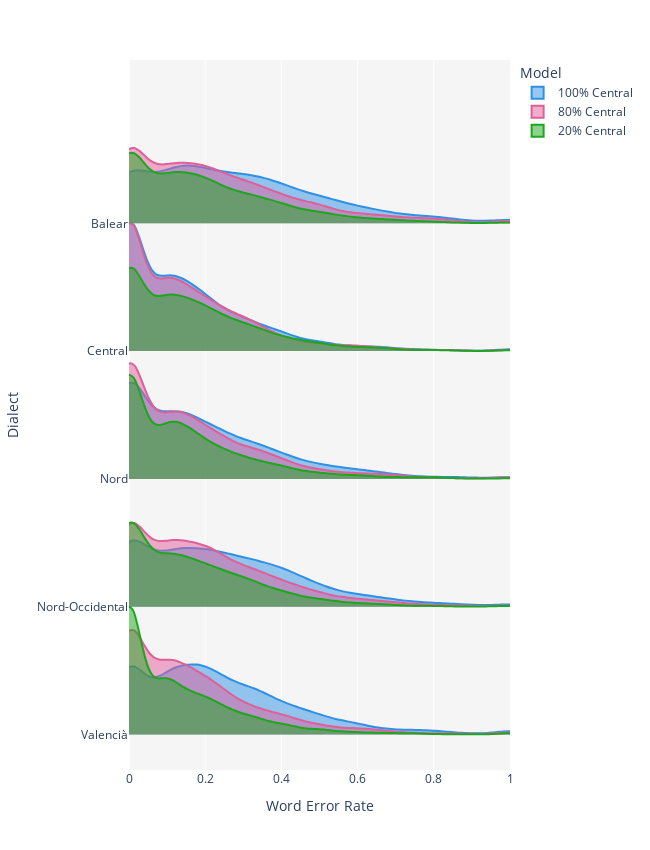

Source (notebook cell):
### Code cell
fig = px.violin(combined_df,y="Dialect",x="Word Error Rate",color="Model",points=False,
          violinmode="overlay",orientation="h",width=650,height=850,
          color_discrete_sequence=px.colors.qualitative.Dark24,labels={'balear':'Balear',
                                                                       'central':'Central',
                                                                       'nord':'Nord',
                                                                       'nord-occidental':'Nord-Occidental',
                                                                       'valencià':'Valencià'}).update_traces(side="positive", width=2)
fig.update_xaxes(range = [0,1])
fig.update_yaxes(labelalias={'balear':'Balear',
                            'central':'Central',
                            'nord':'Nord',
                            'nord-occidental':'Nord-Occidental',
                            'valencià':'Valencià'},
                categoryorder='category descending')
fig.update_layout(plot_bgcolor="rgb(245, 245, 245)")

fig.show()

### Figure 1 — Plotly figure (JSON) as saved in the notebook; plotly's stock layout.template omitted (floating-point values rounded to 4 significant figures; data arrays with more than 128 entries replaced by an {"elided": "..."} marker saying what was removed)
{"data": [{"alignmentgroup": "True", "box": {"visible": false}, "hovertemplate": "Model=100% Central<br>Word Error Rate=%{x}<br>Dialect=%{y}<extra></extra>", "legendgroup": "100% Central", "marker": {"color": "#2E91E5"}, "name": "100% Central", "offsetgroup": "100% Central", "orientation": "h", "points": false, "scalegroup": "True", "showlegend": true, "side": "positive", "type": "violin", "width": 2, "x": {"elided": "12430 float values"}, "x0": " ", "xaxis": "x", "y": {"elided": "12430 str values"}, "y0": " ", "yaxis": "y"}, {"alignmentgroup": "True", "box": {"visible": false}, "hovertemplate": "Model=80% Central<br>Word Error Rate=%{x}<br>Dialect=%{y}<extra></extra>", "legendgroup": "80% Central", "marker": {"color": "#E15F99"}, "name": "80% Central", "offsetgroup": "80% Central", "orientation": "h", "points": false, "scalegroup": "True", "showlegend": true, "side": "positive", "type": "violin", "width": 2, "x": {"elided": "12430 float values"}, "x0": " ", "xaxis": "x", "y": {"elided": "12430 str values"}, "y0": " ", "yaxis": "y"}, {"alignmentgroup": "True", "box": {"visible": false}, "hovertemplate": "Model=20% Central<br>Word Error Rate=%{x}<br>Dialect=%{y}<extra></extra>", "legendgroup": "20% Central", "marker": {"color": "#1CA71C"}, "name": "20% Central", "offsetgroup": "20% Central", "orientation": "h", "points": false, "scalegroup": "True", "showlegend": true, "side": "positive", "type": "violin", "width": 2, "x": {"elided": "12430 float values"}, "x0": " ", "xaxis": "x", "y": {"elided": "12430 str values"}, "y0": " ", "yaxis": "y"}], "layout": {"height": 850, "legend": {"title": {"text": "Model"}, "tracegroupgap": 0}, "margin": {"t": 60}, "plot_bgcolor": "rgb(245, 245, 245)", "violinmode": "overlay", "width": 650, "xaxis": {"anchor": "y", "domain": [0, 1], "range": [0, 1], "title": {"text": "Word Error Rate"}}, "yaxis": {"anchor": "x", "categoryorder": "category descending", "domain": [0, 1], "labelalias": {"balear": "Balear", "central": "Central", "nord": "Nord", "nord-occidental": "Nord-Occidental", "valencià": "Valencià"}, "title": {"text": "Dialect"}}}}
